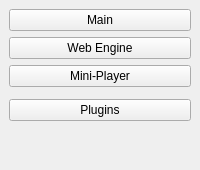
      <widget class="QFrame" name="SideBar">
       <layout class="QVBoxLayout" name="verticalLayout">
        <property name="leftMargin">
         <number>9</number>
        </property>
        <property name="topMargin">
         <number>9</number>
        </property>
        <property name="rightMargin">
         <number>9</number>
        </property>
        <property name="bottomMargin">
         <number>9</number>
        </property>
        <item>
         <widget class="PillPushButton" name="PillPushButton">
          <property name="text">
           <string>Main</string>
          </property>
          <property name="checked">
           <bool>false</bool>
          </property>
          <property name="autoExclusive">
           <bool>true</bool>
          </property>
         </widget>
        </item>
        <item>
         <widget class="PillPushButton" name="PillPushButton_2">
          <property name="text">
           <string>Web Engine</string>
          </property>
          <property name="autoExclusive">
           <bool>true</bool>
          </property>
          <property name="default">
           <bool>false</bool>
          </property>
         </widget>
        </item>
        <item>
         <widget class="PillPushButton" name="PillPushButton_3">
          <property name="text">
           <string>Mini-Player</string>
          </property>
          <property name="autoExclusive">
           <bool>true</bool>
          </property>
         </widget>
        </item>
        <item>
         <widget class="HorizontalSeparator" name="HorizontalSeparator" native="true"/>
        </item>
        <item>
         <widget class="PillPushButton" name="PillPushButton_4">
          <property name="text">
           <string>Plugins</string>
          </property>
          <property name="autoExclusive">
           <bool>true</bool>
          </property>
          <property name="hasIcon" stdset="0">
           <bool>true</bool>
          </property>
         </widget>
        </item>
        <item>
         <spacer name="verticalSpacer">
          <property name="orientation">
           <enum>Qt::Vertical</enum>
          </property>
          <property name="sizeHint" stdset="0">
           <size>
            <width>20</width>
            <height>40</height>
           </size>
          </property>
         </spacer>
        </item>
       </layout>
      </widget>
